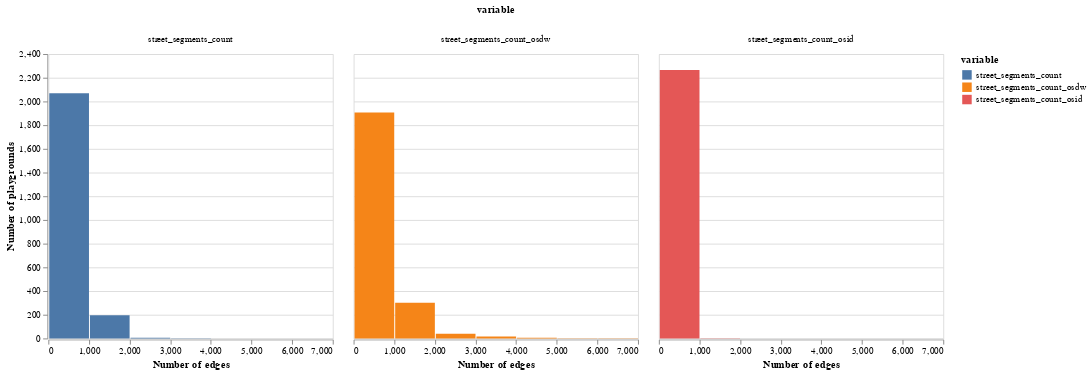

The notebook cell saved with this chart:
### Code cell
# Visualizing the number of edges in the undirected representation

plot_street_networks(['street_segments_count',
                      'street_segments_count_osdw',
                      'street_segments_count_osid'], 'Number of edges')

### Figure 1 — Vega-Lite specification as saved in the notebook (floating-point values rounded to 4 significant figures; data arrays with more than 128 entries replaced by an {"elided": "..."} marker saying what was removed)
{"config": {"view": {"continuousWidth": 400, "continuousHeight": 300}}, "data": {"name": "data-92cda284ffdd258ffcb7eec509592daa"}, "facet": {"column": {"type": "nominal", "field": "variable"}}, "spec": {"mark": "bar", "encoding": {"color": {"type": "nominal", "field": "variable"}, "x": {"type": "quantitative", "bin": true, "field": "value", "title": "Number of edges"}, "y": {"type": "quantitative", "aggregate": "count", "title": "Number of playgrounds"}}, "width": 300}, "$schema": "https://vega.github.io/schema/vega-lite/v4.8.1.json", "datasets": {"data-92cda284ffdd258ffcb7eec509592daa": {"elided": "7518 records"}}}
